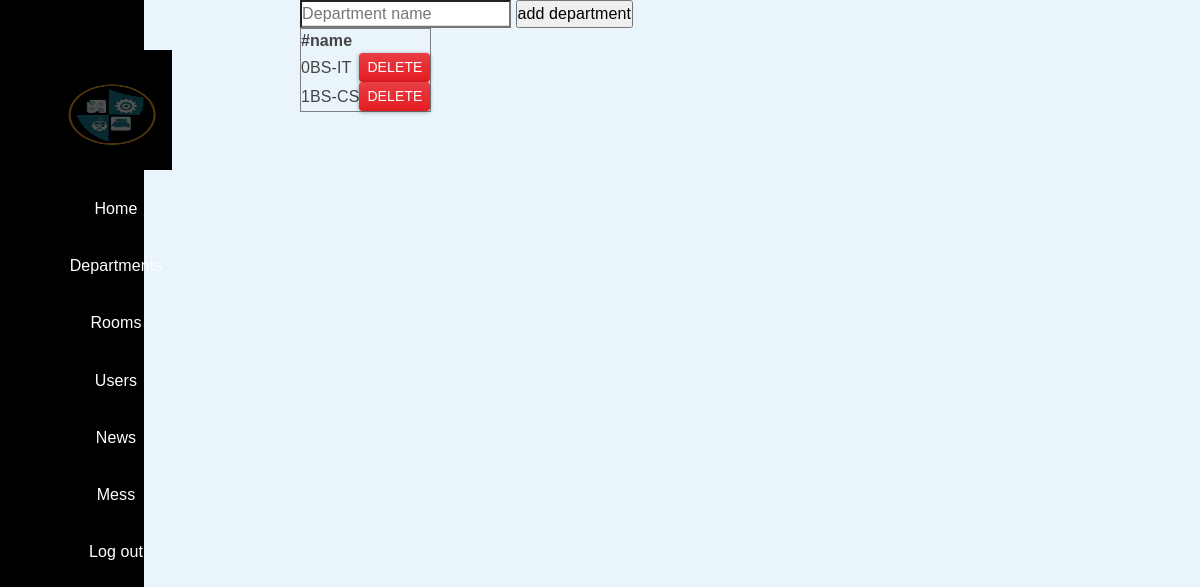
Page /departments.php on the earlier database version.
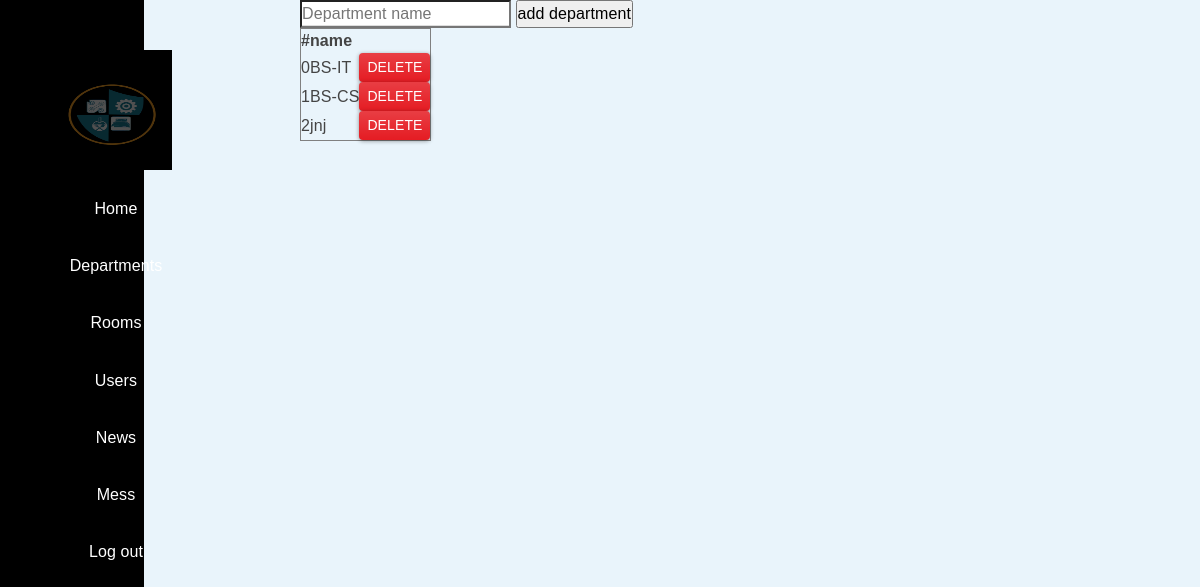
Same page on the later database version.
### tables this page shows
CREATE TABLE `departments` (
  `id` int(11) NOT NULL,
  `name` varchar(255) NOT NULL
);

### helpers/dbfun.php (called while the page is built, shortened)
<?php
function all_data($db, $table, $where = null, $count = false)
{
    $condition = '';
    $qry = "SELECT * FROM $table  $condition ";
    $res = mysqli_query($db, $qry);
    if ($count == false) {
        return mysqli_fetch_all($res, MYSQLI_ASSOC);
    } elseif ($count == true) {
        return mysqli_num_rows($res);
    }
}

### departments.php (the view, shortened to what this page needs)
<?php require_once 'layout/admin/header.php'; ?>
<?php include_once 'layout/admin/sidebar.php'; ?>
<?php
$dept = all_data($db, 'departments');
?>
<div style="margin-left: 300px;">
    <div>
        <form method="post">
            <input type="text" value="<?= $_POST['name'] ?? '' ?>" name="name" placeholder="Department name" />
            <input type="submit" value="add department">
        </form>
    </div>
    <div>
        <table border="1">
            <thead>
                <tr>
                    <th>#</th>
                    <th>name</th>
                </tr>
            </thead>
            <tbody>
                <?php foreach ($dept as $index => $single) {
                ?>
                    <tr>
                        <td><?= $index ?></td>
                        <td><?= $single['name'] ?></td>
                        <td>
                            <?= '<form action="" method="POST">
                                <input type="hidden" name="id" value="' . $single['id'] . '">
                                <input type="submit" name="delete" value="Delete" class="btn btn-sm btn-danger">
                            </form>'; ?>
                        </td>
                    </tr>
                <?php } ?>
            </tbody>
        </table>
    </div>
</div>
<?php require_once 'layout/admin/footer.php'; ?>

Differences in the rows shown:
added departments: index "2", name "jnj"
